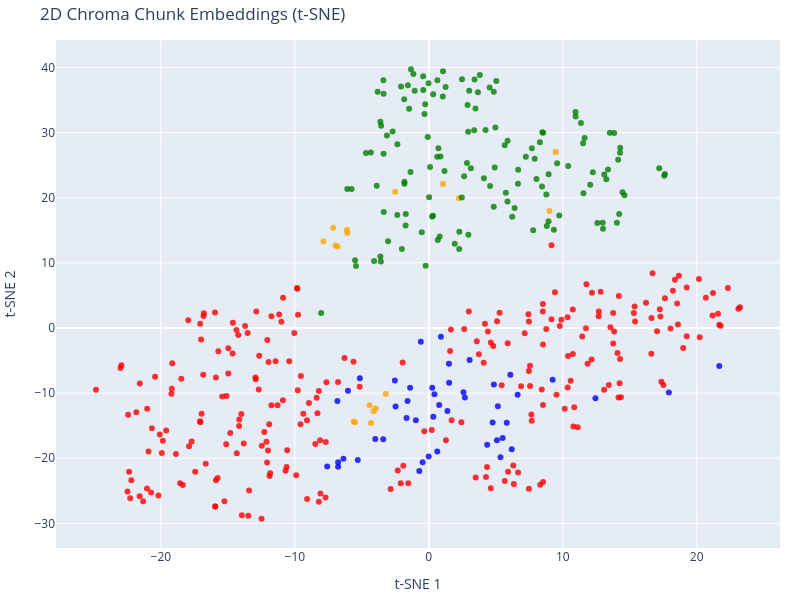

Here is the notebook cell this chart was saved with:
### Code cell
reduced_vectors_2d = project_vectors(vectors, n_components=2)
fig_2d = go.Figure(data=[go.Scatter(
    x=reduced_vectors_2d[:, 0],
    y=reduced_vectors_2d[:, 1],
    mode="markers",
    marker=dict(color=colors, opacity=0.8),
    text=hover_text,
    hoverinfo="text",
)])
# A 2D Scatter uses xaxis/yaxis; scene settings apply only to 3D traces.
fig_2d.update_layout(
    title="2D Chroma Chunk Embeddings (t-SNE)",
    xaxis_title="t-SNE 1",
    yaxis_title="t-SNE 2",
    width=800,
    height=600,
    margin=dict(r=20, b=10, l=10, t=40),
)
fig_2d.show()

### Figure 1 — Plotly figure (JSON) as saved in the notebook; plotly's stock layout.template omitted (floating-point values rounded to 4 significant figures; data arrays with more than 128 entries replaced by an {"elided": "..."} marker saying what was removed)
{"data": [{"hoverinfo": "text", "marker": {"color": {"elided": "449 str values"}, "opacity": 0.8}, "mode": "markers", "text": {"elided": "449 str values"}, "type": "scatter", "x": {"elided": "449 float values"}, "y": {"elided": "449 float values"}}], "layout": {"height": 600, "margin": {"b": 10, "l": 10, "r": 20, "t": 40}, "title": {"text": "2D Chroma Chunk Embeddings (t-SNE)"}, "width": 800, "xaxis": {"title": {"text": "t-SNE 1"}}, "yaxis": {"title": {"text": "t-SNE 2"}}}}
